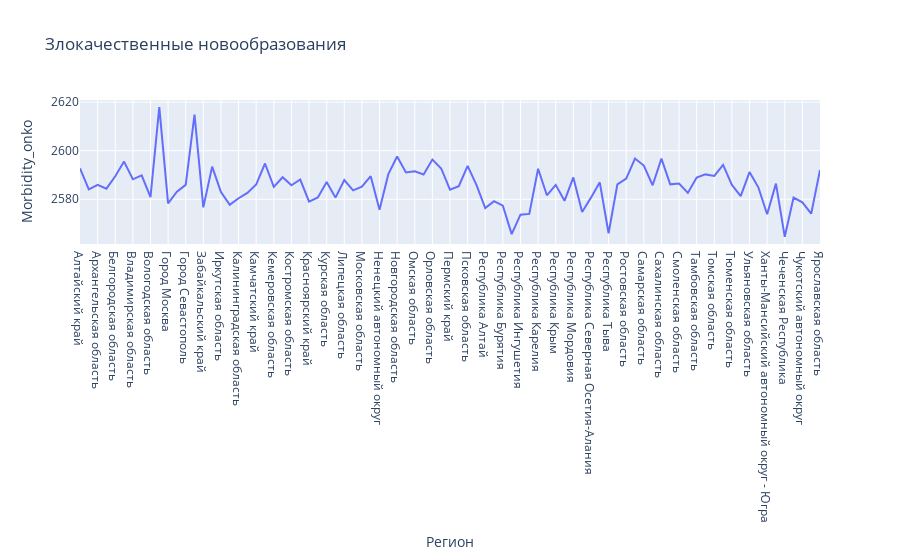

Notebook cell for this chart:
### Code cell
fig = px.line(df_morbidity_onko, y='Morbidity_onko', width = 900, title = 'Злокачественные новообразования')
fig.show()

### Figure 1 — Plotly figure (JSON) as saved in the notebook; plotly's stock layout.template omitted (floating-point values rounded to 4 significant figures)
{"data": [{"hovertemplate": "Регион=%{x}<br>Morbidity_onko=%{y}<extra></extra>", "legendgroup": "", "line": {"color": "#636efa", "dash": "solid"}, "marker": {"symbol": "circle"}, "mode": "lines", "name": "", "orientation": "v", "showlegend": false, "type": "scatter", "x": ["Алтайский край", "Амурская область", "Архангельская область", "Астраханская область", "Белгородская область", "Брянская область", "Владимирская область", "Волгоградская область", "Вологодская область", "Воронежская область", "Город Москва", "Город Санкт-Петербург", "Город Севастополь", "Еврейская автономная область", "Забайкальский край", "Ивановская область", "Иркутская область", "Кабардино-Балкарская Республика", "Калининградская область", "Калужская область", "Камчатский край", "Карачаево-Черкесская Республика", "Кемеровская область", "Кировская область", "Костромская область", "Краснодарский край", "Красноярский край", "Курганская область", "Курская область", "Ленинградская область", "Липецкая область", "Магаданская область", "Московская область", "Мурманская область", "Ненецкий автономный округ", "Нижегородская область", "Новгородская область", "Новосибирская область", "Омская область", "Оренбургская область", "Орловская область", "Пензенская область", "Пермский край", "Приморский край", "Псковская область", "Республика Адыгея", "Республика Алтай", "Республика Башкортостан", "Республика Бурятия", "Республика Дагестан", "Республика Ингушетия", "Республика Калмыкия", "Республика Карелия", "Республика Коми", "Республика Крым", "Республика Марий Эл", "Республика Мордовия", "Республика Саха (Якутия)", "Республика Северная Осетия-Алания", "Республика Татарстан", "Республика Тыва", "Республика Хакасия", "Ростовская область", "Рязанская область", "Самарская область", "Саратовская область", "Сахалинская область", "Свердловская область", "Смоленская область", "Ставропольский край", "Тамбовская область", "Тверская область", "Томская область", "Тульская область", "Тюменская область", "Удмуртская Республика", "Ульяновская область", "Хабаровский край", "Ханты-Мансийский автономный округ - Югра", "Челябинская область", "Чеченская Республика", "Чувашская Республика", "Чукотский автономный округ", "Ямало-Ненецкий автономный округ", "Ярославская область"], "xaxis": "x", "y": [2593.0, 2584.0, 2586.0, 2584.0, 2589.0, 2596.0, 2588.0, 2590.0, 2581.0, 2618.0, 2578.0, 2583.0, 2586.0, 2615.0, 2577.0, 2593.0, 2583.0, 2578.0, 2580.0, 2583.0, 2586.0, 2595.0, 2585.0, 2589.0, 2586.0, 2588.0, 2579.0, 2581.0, 2587.0, 2581.0, 2588.0, 2584.0, 2585.0, 2590.0, 2576.0, 2590.0, 2598.0, 2591.0, 2592.0, 2590.0, 2596.0, 2593.0, 2584.0, 2585.0, 2594.0, 2586.0, 2576.0, 2579.0, 2577.0, 2566.0, 2574.0, 2574.0, 2593.0, 2582.0, 2586.0, 2579.0, 2589.0, 2575.0, 2581.0, 2587.0, 2566, 2586.0, 2588.0, 2597.0, 2594.0, 2586.0, 2597.0, 2586.0, 2586.0, 2583.0, 2589.0, 2590.0, 2590.0, 2594.0, 2586.0, 2581.0, 2591.0, 2585.0, 2574.0, 2586.0, 2565.0, 2581.0, 2579.0, 2574.0, 2592.0], "yaxis": "y"}], "layout": {"autosize": true, "legend": {"tracegroupgap": 0}, "title": {"text": "Злокачественные новообразования"}, "xaxis": {"anchor": "y", "autorange": true, "domain": [0, 1], "range": [0, 84], "title": {"text": "Регион"}, "type": "category"}, "yaxis": {"anchor": "x", "autorange": true, "domain": [0, 1], "range": [2562.0, 2621.0], "title": {"text": "Morbidity_onko"}, "type": "linear"}}}
